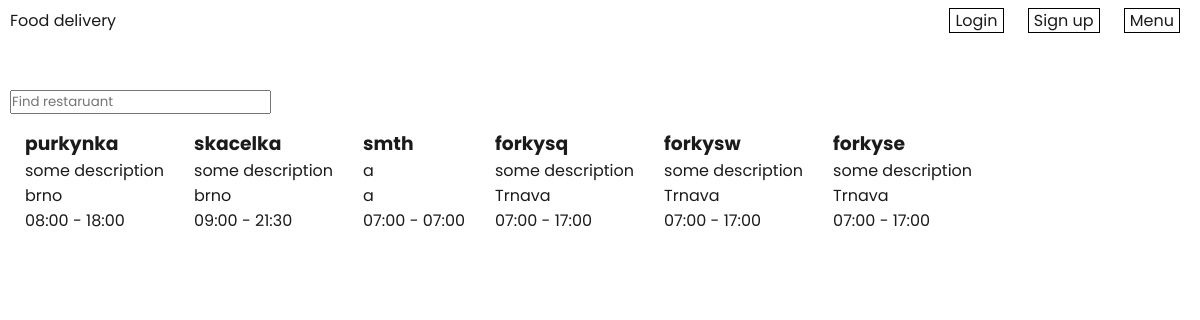
The page / on the database its author committed.
### tables this page shows
CREATE TABLE restaurant (
  restaurantId INT AUTO_INCREMENT NOT NULL PRIMARY KEY,
  name TINYTEXT,
  description TEXT,
  town TINYTEXT,
  street TINYTEXT,
  zip INT,
  phoneNumber TINYTEXT,
  openingTime TIME,
  closureTime TIME
);

### index.php (the view, shortened to what this page needs)
<?php
include "overlayPopup.php";
include "header.php";
include "dbConnect.php";
$data = $pdo->query("SELECT restaurantId, name, description, town, TIME_FORMAT(openingTime, '%H:%i'), TIME_FORMAT(closureTime, '%H:%i') FROM restaurant")->fetchAll(PDO::FETCH_ASSOC);
?>
<div class="main-page-container">
    <input type="text" id="restaurantSearchInput" placeholder="Find restaruant">
    <div id="restaurantCards">
    <?php foreach ($data as $restaurant){
        echo <<<HTML
            <a href="restaurantDetailPage.php?restaurantId={$restaurant['restaurantId']}" class="restaurantCard" data-restaurant-name="{$restaurant['name']}">
                <h3>{$restaurant['name']}</h3>
                <p>{$restaurant['description']}</p>
                <p>{$restaurant['town']}</p>
                <p>{$restaurant["TIME_FORMAT(openingTime, '%H:%i')"]} - {$restaurant["TIME_FORMAT(closureTime, '%H:%i')"]}</p>
            </a>
HTML;
    }?>
    </div>
</div>

### overlayPopup.php (shortened to what this page needs)
<link rel="stylesheet" href="styles/overlayPopupStyle.css">

### header.php (shortened to what this page needs)
<!DOCTYPE html>
<html lang="en">
<head>
    <link rel="stylesheet" href="styles/header-style.css">
    <link rel="stylesheet" type="text/css" href="styles/style.css">
</head>
<body>
    <div class="main-page-container">
        <div class="main-header">
            <p><a href="index.php">Food delivery</a></p>
            <div class="header-nav">
                <?php if(!isset($_SESSION["userId"])){?>
                    <a class="login-nav-link" href="#">Login</a>
                    <a href="signUpPage.php">Sign up</a>
                <?php } ?>
                <a class="menu-nav-link"  href="#">Menu</a>
            </div>
        </div>
    </div>
</body>
</html>

### styles/header-style.css (style rules this page uses)
.main-header { display: flex; align-items: center; justify-content: space-between; height: 40px; margin-bottom: 50px; }
a { text-decoration:none; color: rgb(27, 27, 27); }
.header-nav a { margin: 0 10px; padding: 0 5px; border: 1px solid black; }

### styles/style.css (style rules this page uses)
* { box-sizing: border-box; margin: 0; padding: 0; font-family: 'Poppins', sans-serif; }
#restaurantCards { display: flex; flex-wrap: wrap; }
.restaurantCard { border: 2px solid white; padding: 8px; margin: 5px; }
.main-page-container { max-width: 1300px; margin: 0 auto; padding: 0 10px; position: relative; }

### rows shown on the page
restaurant: name "purkynka", description "some description", town "brno", TIME_FORMAT "08:00", TIME_FORMAT "18:00"
restaurant: name "skacelka", description "some description", town "brno", TIME_FORMAT "09:00", TIME_FORMAT "21:30"
restaurant: name "smth", description "a", town "a", TIME_FORMAT "07:00"
restaurant: name "forkysq", description "some description", town "Trnava", TIME_FORMAT "07:00", TIME_FORMAT "17:00"
restaurant: name "forkysw", description "some description", town "Trnava", TIME_FORMAT "07:00", TIME_FORMAT "17:00"
restaurant: name "forkyse", description "some description", town "Trnava", TIME_FORMAT "07:00", TIME_FORMAT "17:00"
